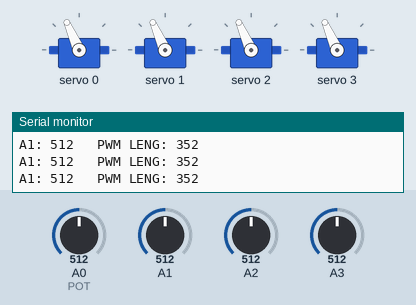
The sketch below on a simulated Arduino Uno, built with avr-gcc and run on an emulated ATmega328P. Parts: 4 × servo, the last lines printed to the serial monitor. The test bench sets the inputs (shaded band); at power-on: A1 = 512, A0 (POT) = 512, A2 = 512, A3 = 512.

Above: at 1.2 s.
1.3 s: A1 set to 108
At 1.8 s:
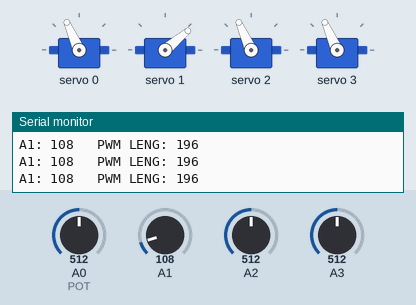
2.8 s: A1 set to 95
At 3.2 s:
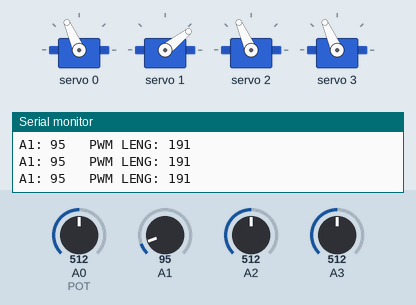
4.3 s: A0 (POT) set to 560
At 5.5 s:
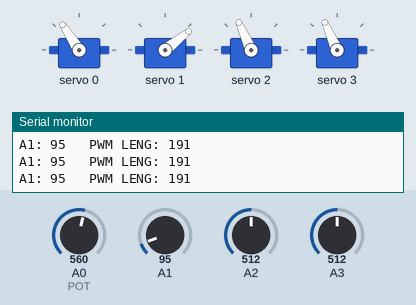
5.8 s: A2 set to 560
At 6.8 s:
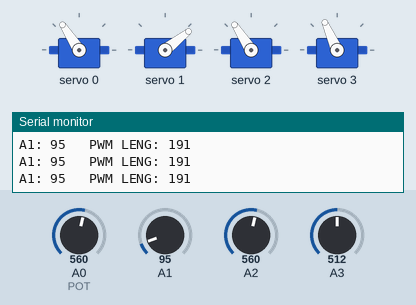
7.3 s: A3 set to 560
At 7.9 s:
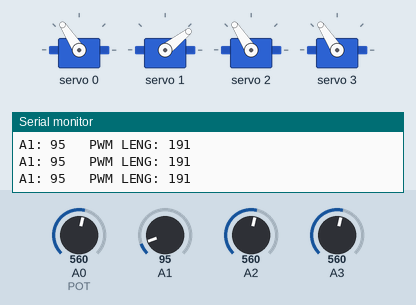
8.8 s: A1 set to 165
At 9.9 s:
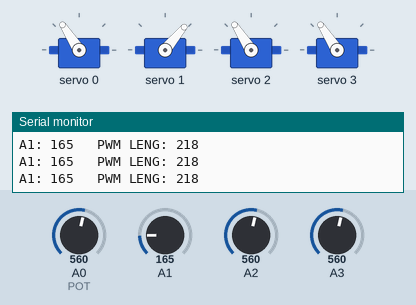
Timing chart, 0 to 11.3 s (numbered marks = the images above; inputs shaded):
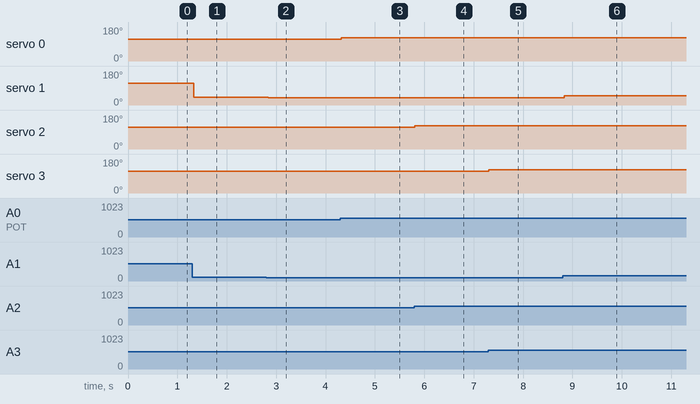

Measured:
- after the input at 1.3 s, servo 1: 114° → 40° at once
- after the input at 2.8 s, servo 1: 40° → 38° at once
- after the input at 4.3 s, servo 0: 114° → 123° at once
- after the input at 5.8 s, servo 2: 114° → 123° at once
- after the input at 7.3 s, servo 3: 114° → 123° at once
- after the input at 8.8 s, servo 1: 38° → 50° at once

The sketch:

Arduino_Servo_Controller_POT.ino
```cpp
// Servo movement library
// ? to 11/7/2025 (About 1 day total work)
// Sebastian Van Deren
// Gavilan GEAR CLUB
// Robotic Arm Project - Servo Controller w/ POT's
// Code for servo controller and 3 potentiometers which are used to directly control the servos.
// This code also has readouts via serial for Pot value and PWM Length to tune the PWM length min and max of each motor

#include <Wire.h>
#include <Adafruit_PWMServoDriver.h>

Adafruit_PWMServoDriver pwm = Adafruit_PWMServoDriver();  // default I2C address 0x40
//SDA to A4
// Servo min and max pulse lengths (adjust to your servos)
#define SERVOMIN  155  // (CONFIRMED ROUGH LIMIT) corresponds to 0°
#define SERVOMAX  550  // (CONFIRMED LIMIT) corresponds to 180°

void setup() {
  Serial.begin(9600); //Serial Debug
  Serial.println("\nPCA9685 Servo Test"); //Serial Debug
  //delay(200); // let power stabilize (Uneccecary)
  pwm.begin();
  pwm.setPWMFreq(50); // Analog servos run at ~50 Hz update rate
  delay(10); //Give board time to start
  //You do not define analog pins

}
//PWM Func
void moveServo(uint8_t servoNum, int sensorValue) {
  int pulseLen = map(sensorValue, 0, 1023, SERVOMIN, SERVOMAX);  //Map ADC to Servo units (0-180 degrees)
  // Send to PCA9685 (12-bit range: 0–4095)
  pwm.setPWM(servoNum, 0, pulseLen);
}

//Vars
int sensorValue0 = 0; //POT1 on A0
int sensorValue1 = 0; //POT2 on A1
int sensorValue2 = 0; //POT3 on A2
int sensorValue3 = 0; //POT4 on A3

void loop() {
  // Read pots
  sensorValue0 = analogRead(A0); //Read POT
  //int sensorValue0 = map(sensorValue0, 0, 1023, 0, 180); //Map ADC to 180 degrees
  moveServo(0, sensorValue0); //Send to controller

  sensorValue1 = analogRead(A1);
  int pulseLen = map(sensorValue1, 0, 1023, SERVOMIN, SERVOMAX);
  Serial.print("A1: ");
  Serial.print(sensorValue1);
  Serial.print("   PWM LENG: ");
  Serial.println(pulseLen);
  moveServo(1, sensorValue1); //Send to controller


  sensorValue2 = analogRead(A2);
  moveServo(2, sensorValue2); //Send to controller

  sensorValue3 = analogRead(A3);
  moveServo(3, sensorValue3); //Send to controller

}
```

Driver_Arduino_.cpp
```cpp
//Deegoo MG996R 55g
//180 Degree
//Amazon: https://www.amazon.com/4-Pack-MG996R-Torque-Digital-Helicopter/dp/B07MFK266B?th=1
//Code(Standard stuff): https://arduinogetstarted.com/tutorials/arduino-mg996r
// Use Servo.h

//Hiwonder 20KG
//  180 or 270 Degree
//Amazon: https://www.amazon.com/Torque-Motors-Waterproof-Steering-Control/dp/B073F92G2S?th=1
//Code: Same thing
// Use Servo.h

//Hiletgo PCA9685
//Amazon: https://www.amazon.com/HiLetgo-PCA9685-Channel-12-Bit-Arduino/dp/B07BRS249H
//Code: https://github.com/Circuit-Digest/PCA9685-multiple-servo-control-using-Arduino/tree/main
//    VCC to 5v
//    GND to Ground
//    SDA to A4
//    SCL to A5
// Use the Adafruit_PWMServoDriver.h library to control the PCA9685 module.
```
